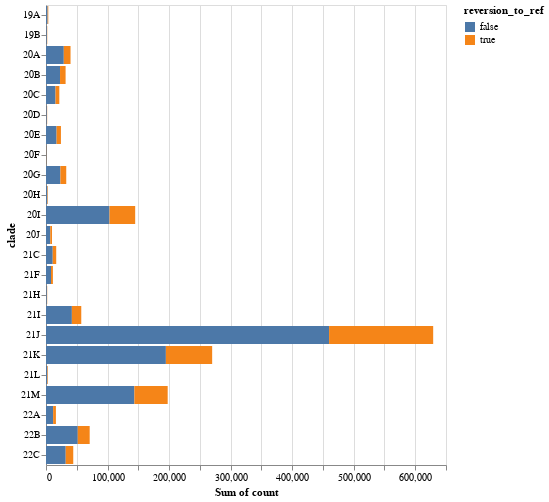

Write notebook code for a chart like this one.
### Markdown cell above
Plot total mutation counts for each clade:

### Code cell
mut_counts = (
    mut_type_counts
    .groupby(["clade", "reversion_to_ref"], as_index=False)
    .aggregate({"count": "sum"})
)

mut_counts_chart = (
    alt.Chart(mut_counts)
    .encode(
        y="clade",
        x="sum(count)",
        color="reversion_to_ref",
        tooltip=["clade", "count", "reversion_to_ref"],
    )
    .mark_bar()
)

mut_counts_chart

### Figure 1 — Vega-Lite specification as saved in the notebook (floating-point values rounded to 4 significant figures)
{"config": {"view": {"continuousWidth": 400, "continuousHeight": 300}}, "data": {"name": "data-d400279c01faef5392747295c3028511"}, "mark": "bar", "encoding": {"color": {"field": "reversion_to_ref", "type": "nominal"}, "tooltip": [{"field": "clade", "type": "nominal"}, {"field": "count", "type": "quantitative"}, {"field": "reversion_to_ref", "type": "nominal"}], "x": {"aggregate": "sum", "field": "count", "type": "quantitative"}, "y": {"field": "clade", "type": "nominal"}}, "$schema": "https://vega.github.io/schema/vega-lite/v4.17.0.json", "datasets": {"data-d400279c01faef5392747295c3028511": [{"clade": "19A", "reversion_to_ref": false, "count": 2624}, {"clade": "19A", "reversion_to_ref": true, "count": 1104}, {"clade": "19B", "reversion_to_ref": false, "count": 1436}, {"clade": "19B", "reversion_to_ref": true, "count": 570}, {"clade": "20A", "reversion_to_ref": false, "count": 28920}, {"clade": "20A", "reversion_to_ref": true, "count": 10953}, {"clade": "20B", "reversion_to_ref": false, "count": 22806}, {"clade": "20B", "reversion_to_ref": true, "count": 9041}, {"clade": "20C", "reversion_to_ref": false, "count": 15445}, {"clade": "20C", "reversion_to_ref": true, "count": 6210}, {"clade": "20D", "reversion_to_ref": false, "count": 1361}, {"clade": "20D", "reversion_to_ref": true, "count": 512}, {"clade": "20E", "reversion_to_ref": false, "count": 17200}, {"clade": "20E", "reversion_to_ref": true, "count": 7074}, {"clade": "20F", "reversion_to_ref": false, "count": 930}, {"clade": "20F", "reversion_to_ref": true, "count": 384}, {"clade": "20G", "reversion_to_ref": false, "count": 23418}, {"clade": "20G", "reversion_to_ref": true, "count": 9488}, {"clade": "20H", "reversion_to_ref": false, "count": 2227}, {"clade": "20H", "reversion_to_ref": true, "count": 843}, {"clade": "20I", "reversion_to_ref": false, "count": 103225}, {"clade": "20I", "reversion_to_ref": true, "count": 41699}, {"clade": "20J", "reversion_to_ref": false, "count": 6956}, {"clade": "20J", "reversion_to_ref": true, "count": 2780}, {"clade": "21C", "reversion_to_ref": false, "count": 10957}, {"clade": "21C", "reversion_to_ref": true, "count": 5639}, {"clade": "21F", "reversion_to_ref": false, "count": 8084}, {"clade": "21F", "reversion_to_ref": true, "count": 3128}, {"clade": "21H", "reversion_to_ref": false, "count": 1420}, {"clade": "21H", "reversion_to_ref": true, "count": 510}, {"clade": "21I", "reversion_to_ref": false, "count": 42041}, {"clade": "21I", "reversion_to_ref": true, "count": 15272}, {"clade": "21J", "reversion_to_ref": false, "count": 459986}, {"clade": "21J", "reversion_to_ref": true, "count": 169183}, {"clade": "21K", "reversion_to_ref": false, "count": 194804}, {"clade": "21K", "reversion_to_ref": true, "count": 75212}, {"clade": "21L", "reversion_to_ref": false, "count": 2172}, {"clade": "21L", "reversion_to_ref": true, "count": 941}, {"clade": "21M", "reversion_to_ref": false, "count": 143583}, {"clade": "21M", "reversion_to_ref": true, "count": 54156}, {"clade": "22A", "reversion_to_ref": false, "count": 11584}, {"clade": "22A", "reversion_to_ref": true, "count": 4520}, {"clade": "22B", "reversion_to_ref": false, "count": 51588}, {"clade": "22B", "reversion_to_ref": true, "count": 19401}, {"clade": "22C", "reversion_to_ref": false, "count": 32038}, {"clade": "22C", "reversion_to_ref": true, "count": 12255}]}}
